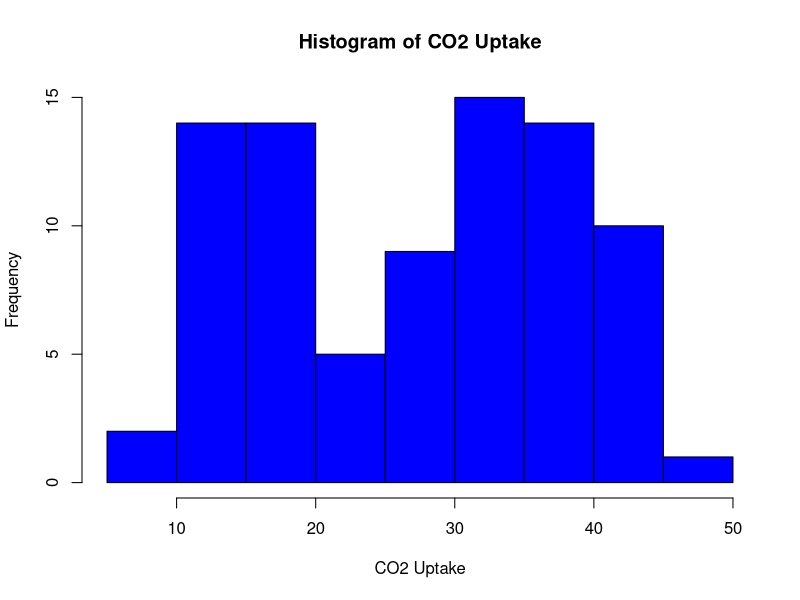

The R source for this figure: (Note: this script raises an error after producing the figure.)
# Lab Worksheet 3
# 1: create a histogram of the CO2 uptake for the grass plant.
data("CO2")
View(CO2)
hist(CO2$uptake, breaks = "Sturges", col = "BLUE", xlab = "CO2 Uptake", main = paste("Histogram of CO2 Uptake"))
# This is a bimodal histogram.

# 2a: find the correction function for a stemplot.
?stem()

# 2b-d: create a stemplot with data from the example. Check and correct.
x <- c(9,9,22,32,33,39,39,42,49,52,58,70)
stem(x, scale = 2)
# 2e: stemplots preserve individual data points, whereas histograms preserve data in groups. 

# 3: finding different measures of the state.area data
data("state")
rm(state.center)
rm(state.division)
rm(state.region)
rm(state.x77)
rm(state.abb)
rm(state.name)


# 3a: find the area of the smallest state
min(state.area)

# 3b: find the area of the largest state
max(state.area)

# 3c: find the mean area of all states
mean(state.area)

# 3d: find the median area
median(state.area)

# 3e: find the difference between the largest and smallest state areas
diff(range(state.area))

# 4: find the mode of the following vector
a <- c(2,3,3,3,4,2,5,10)
mfv(a)
